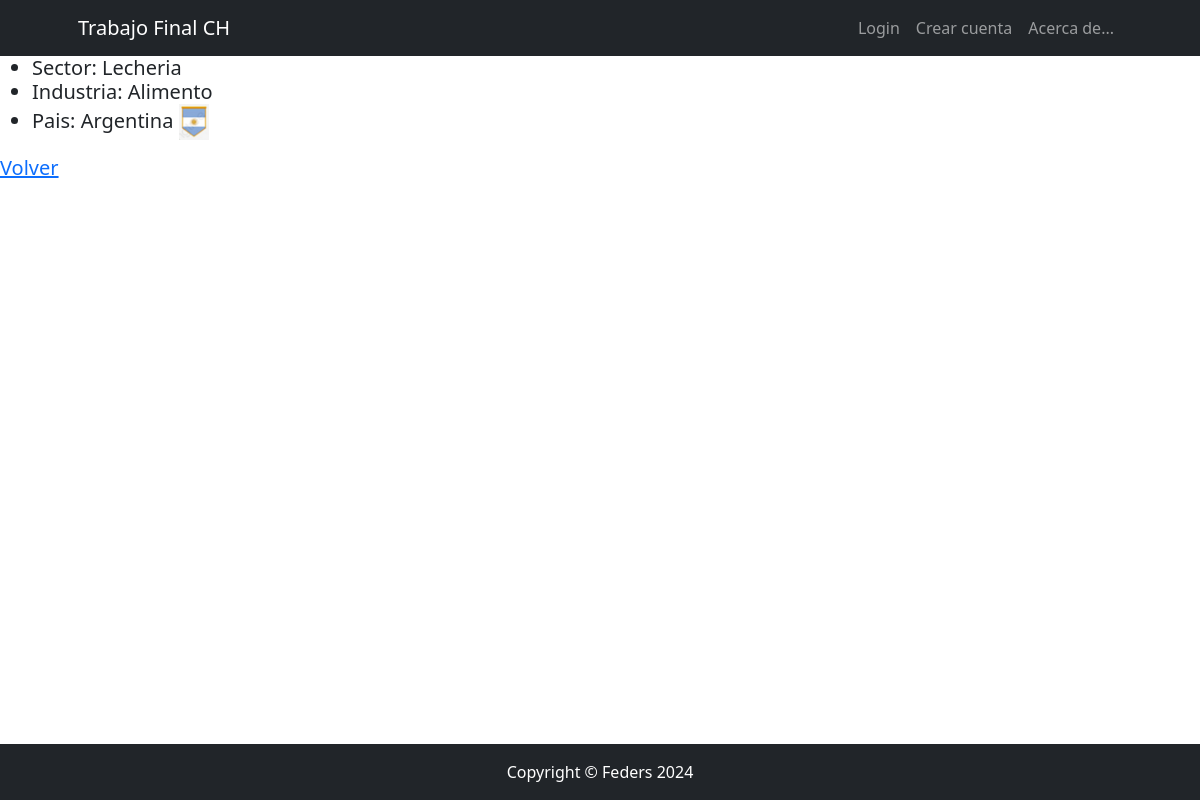
The app's page /Empresa/empresa/detail/1 with its own data.
### Empresa/models.py (models this page shows, shortened)
class Empresa(models.Model):
    nombre = models.CharField(unique=True,max_length=50)
    sector = models.ForeignKey(Sector, on_delete=models.SET_NULL, null=True, blank=True)
    pais = models.ForeignKey(Pais, on_delete=models.SET_NULL, null=True, blank=True)
    industria = models.ForeignKey(Industria, on_delete=models.SET_NULL, null=True, blank=True)
    class Meta:
        verbose_name = "Empresa"
        verbose_name_plural = "Empresas"

class Sector(models.Model):
    nombre = models.CharField(max_length=255, unique=True)
    def __str__(self) -> str:
        return self.nombre
    class Meta:
        verbose_name = "Sector"
        verbose_name_plural = "Sectores"

class Industria(models.Model):
    nombre = models.CharField(max_length=255)
    def __str__(self) -> str:
        return self.nombre

class Pais(models.Model):
    nombre = models.CharField(max_length=255)
    avatar = models.ImageField(upload_to="avatares", null=True, blank=True)
    def __str__(self) -> str:
        return self.nombre
    class Meta:
        verbose_name = "Pais"
        verbose_name_plural = "Paises"

### Empresa/views.py (the view)
# urls.py: path("empresa/detail/<int:pk>", views.EmpresaDetail.as_view(), name="empresa_detail"),
class EmpresaDetail(DetailView):
    model = Empresa

### Empresa/templates/Empresa/empresa_detail.html (shortened to what this page needs)
{% extends 'core/base.html' %}
{% block contenido %}
    <ul>
        <li>Sector: {{ object.sector }}</li>
        <li>Industria: {{ object.industria }}</li>
        <li>Pais: {{ object.pais }}
            {% if  object.pais.avatar %}
                <img src="{{object.pais.avatar.url}}" width="30">
            {% endif %}
        </li>
    </ul>
    <div>
        <a href="{% url 'Empresa:empresa_list' %}">Volver</a>
    </div>
{% endblock contenido %}

### records on screen
Empresa: sector "Lecheria", industria "Alimento", pais "Argentina", pais.avatar (picture)
